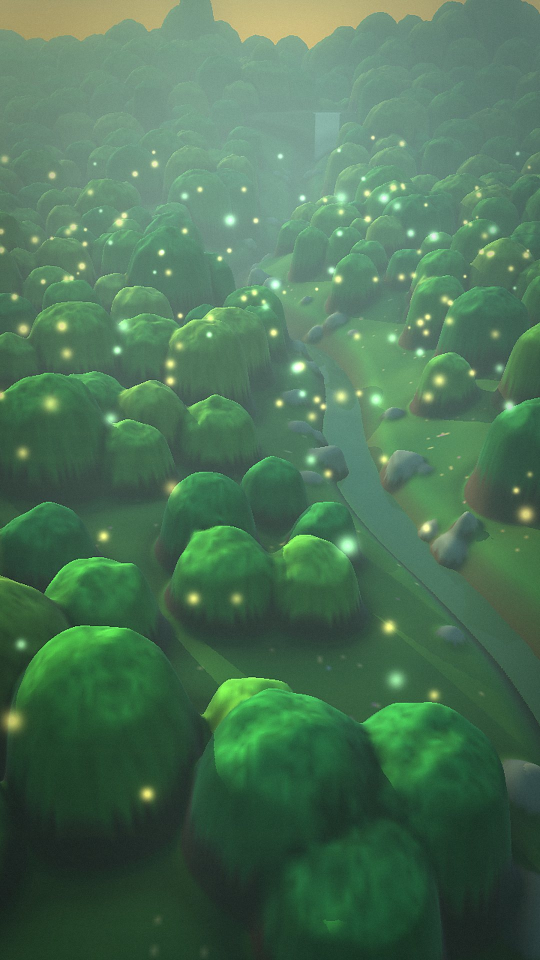
#> input picture assets/worlds/world_01.jpg, 1080 x 1920 px (shown at 1/2 size)
$ python -i engine.py   (imports and definitions only)
#> lines starting #> are read from the running program, lines starting #| are printed output that depends on the picture
"""A small offline 3D renderer (numpy) used to bake Hopstone's world artwork.

It ray-marches a height-field terrain with lighting, fog, sky, optional water
and glow, then post-processes (bloom, vignette, grain). Nothing here ships in
the app; only the finished images in assets/worlds/ do.
"""
import numpy as np
from PIL import Image, ImageFilter

rng = np.random.default_rng(1234)


def smoothstep(a, b, x):
    t = np.clip((x - a) / (b - a), 0.0, 1.0)
    return t * t * (3 - 2 * t)


def mix(a, b, t):
    return a + (b - a) * t


def norm(v):
    return v / np.maximum(np.linalg.norm(v, axis=-1, keepdims=True), 1e-9)


# ---------------------------------------------------------------- noise ----
# [28 lines left out: functions value_noise_grid, fbm_grid, not called in this run]


def ridged(n, base_cells, octaves, seed):
    f = fbm_grid(n, base_cells, octaves, seed)
    return 1.0 - np.abs(f * 2 - 1)


# ----------------------------------------------------------- height field --
class Terrain:
    """Height field on a grid covering x in [-hx, hx], z in [z0, z1]."""

    # [30 lines left out: functions __init__, to_idx, sample, not called in this run]

    def height(self, x, z):
        return self.sample(self.H, x, z)

    # [65 lines left out: functions normal, camera_rays, march, sky, not called in this run]


def _hash(ix, iy, seed):
    n = np.sin(ix * 127.1 + iy * 311.7 + seed * 74.7) * 43758.5453
    return (n - np.floor(n)).astype(np.float32)


# [35 lines left out: functions noise2, fbm2, cloud_layer, not called in this run]


# ---------------------------------------------------------------- post ------
def bloom(img, threshold=0.75, radius=18, strength=0.6):
    bright = np.clip(img - threshold, 0, None)
    b = Image.fromarray((np.clip(bright, 0, 1) * 255).astype(np.uint8)).filter(ImageFilter.GaussianBlur(radius))
    b = np.asarray(b).astype(np.float32) / 255
    return img + b * strength


def finish(img, out_w, out_h, vignette=0.35, grain=0.012, sat=1.08, contrast=1.05, seed=2, bloom_strength=0.5, bloom_threshold=0.78, bloom_radius=14):
    img = np.clip(img, 0, None)
    img = bloom(img, bloom_threshold, bloom_radius, bloom_strength)
    img = img / (1 + 0.15 * img)  # soft tone map
    gray = img.mean(-1, keepdims=True)
    img = gray + (img - gray) * sat
    img = np.clip((img - 0.5) * contrast + 0.5, 0, 1)
    h, w = img.shape[:2]
    yy, xx = np.mgrid[0:h, 0:w]
    r = np.sqrt(((xx - w / 2) / (w / 2)) ** 2 + ((yy - h / 2) / (h / 2)) ** 2)
    img = img * (1 - vignette * smoothstep(0.55, 1.35, r))[..., None]
    pil = Image.fromarray((np.clip(img, 0, 1) * 255).astype(np.uint8)).resize((out_w, out_h), Image.LANCZOS)
    pil = pil.filter(ImageFilter.UnsharpMask(radius=1.6, percent=60, threshold=2))
    arr = np.asarray(pil).astype(np.float32) / 255
    g = np.random.default_rng(seed).normal(0, grain, arr.shape[:2])[..., None]
    arr = np.clip(arr + g, 0, 1)
    return Image.fromarray((arr * 255).astype(np.uint8))

>>> import cv2
>>> picture = cv2.imread('../../assets/worlds/world_01.jpg', cv2.IMREAD_GRAYSCALE)
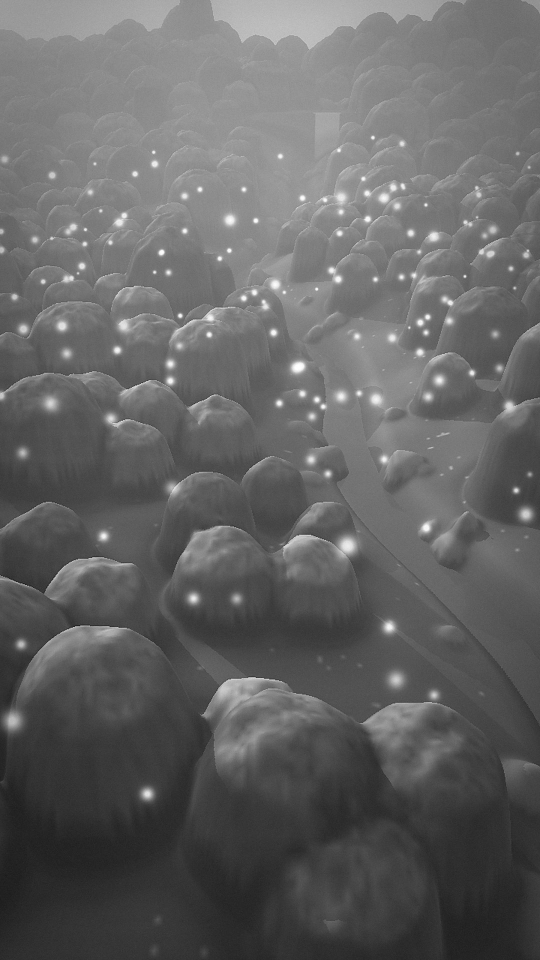
#> picture: shape (1920, 1080) (shown at 1/2 size); min 5, max 255, mean 99.9
>>> result = finish(picture, 'out.png', 'out1.png')
#> in bloom, `b = Image.fromarray((np.clip(bright, 0, 1) * 255).astype(np.uint8)).fi..`: b: PIL image 1080x1920 L; every value is 255
#> in bloom, `b = np.asarray(b).astype(np.float32) / 255`: b: shape (1920, 1080) float32; every value is 1
#> in finish, `img = img / (1 + 0.15 * img)`:
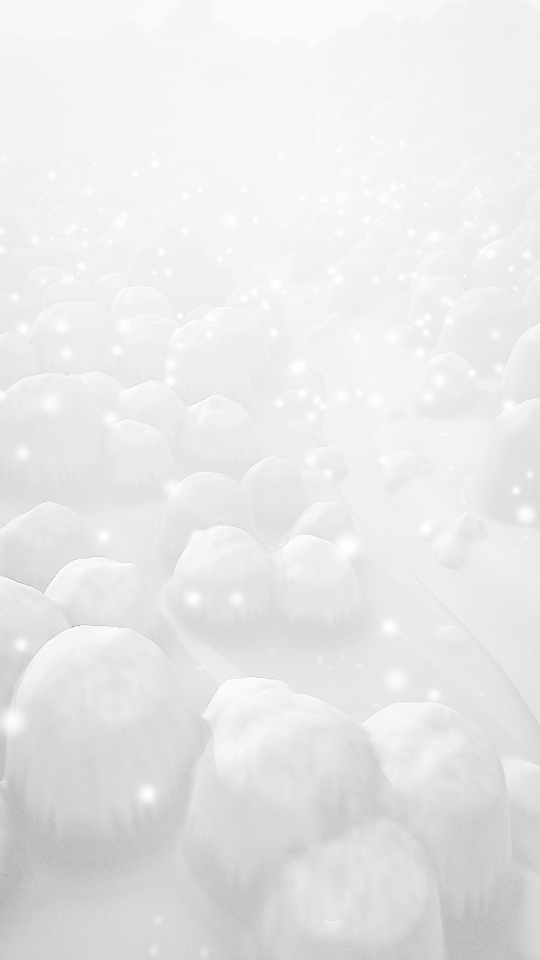
#> img: shape (1920, 1080) float32 (shown at 1/2 size); min 3.01, max 6.5, mean 6.19; drawn with min black and max white
#> in finish, `gray = img.mean(-1, keepdims=True)`: gray = 1920 values, max 6.39 at index 0, min 5.81 at index 1918, mean 6.19
#> in smoothstep, `t = np.clip((x - a) / (b - a), 0.0, 1.0)`:
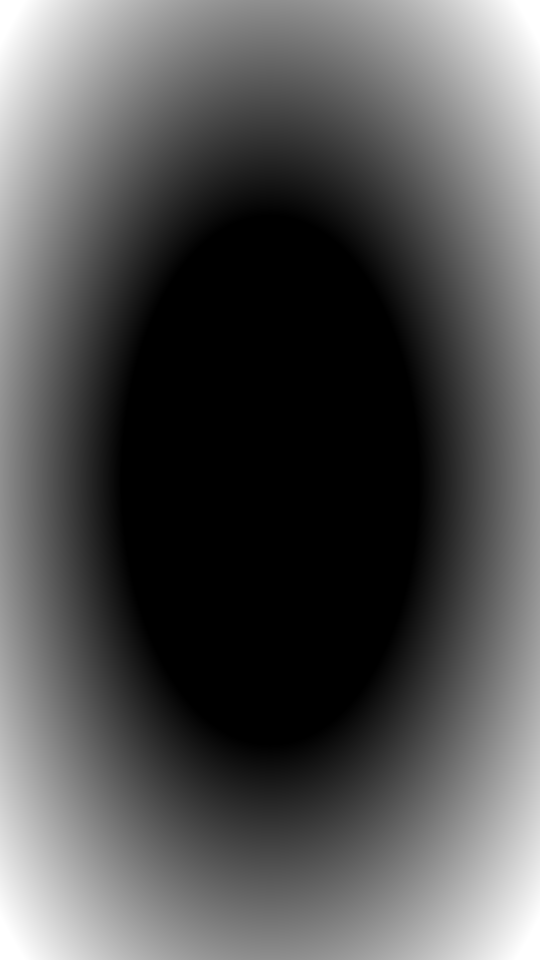
#> t: shape (1920, 1080) float64 (shown at 1/2 size); min 0, max 1, mean 0.323
#> in smoothstep, `return t * t * (3 - 2 * t)`:
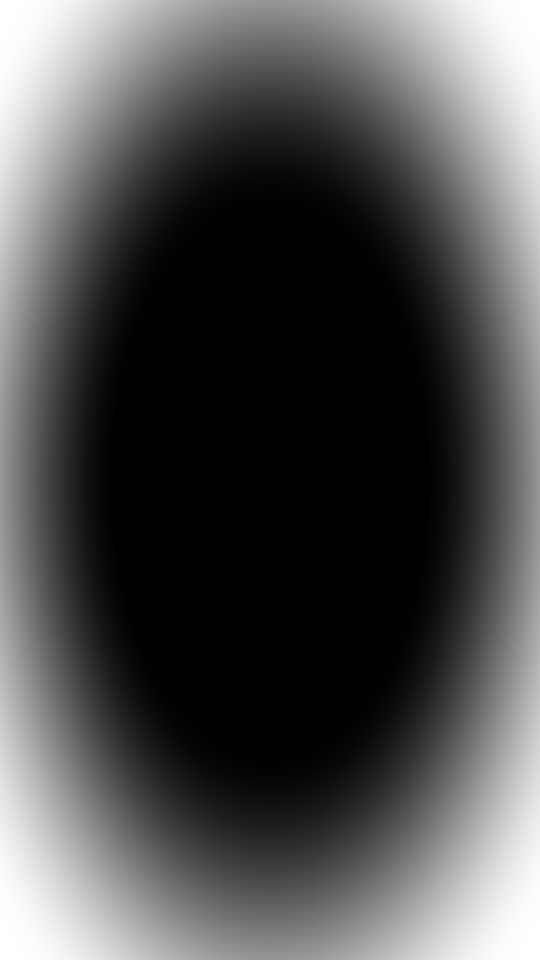
#> returned value: shape (1920, 1080) float64 (shown at 1/2 size); min 0, max 1, mean 0.31
#> (the run stopped early here; a loop or call above may not have finished)

$ run again, on assets/worlds/world_02.jpg
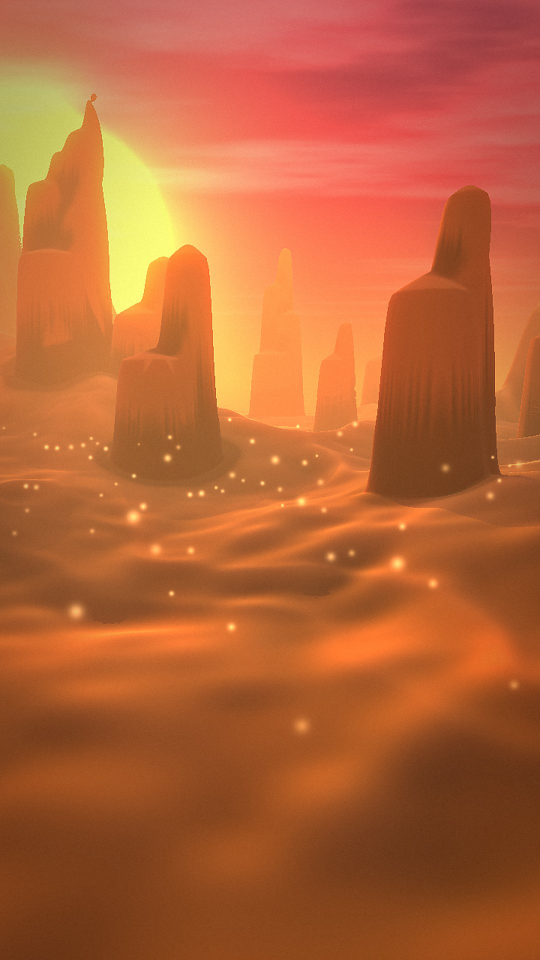
#> input picture assets/worlds/world_02.jpg, 1080 x 1920 px (shown at 1/2 size)
#> `picture = cv2.imread('../../assets/worlds/world_01.jpg', cv2.IMREAD_GR..`:
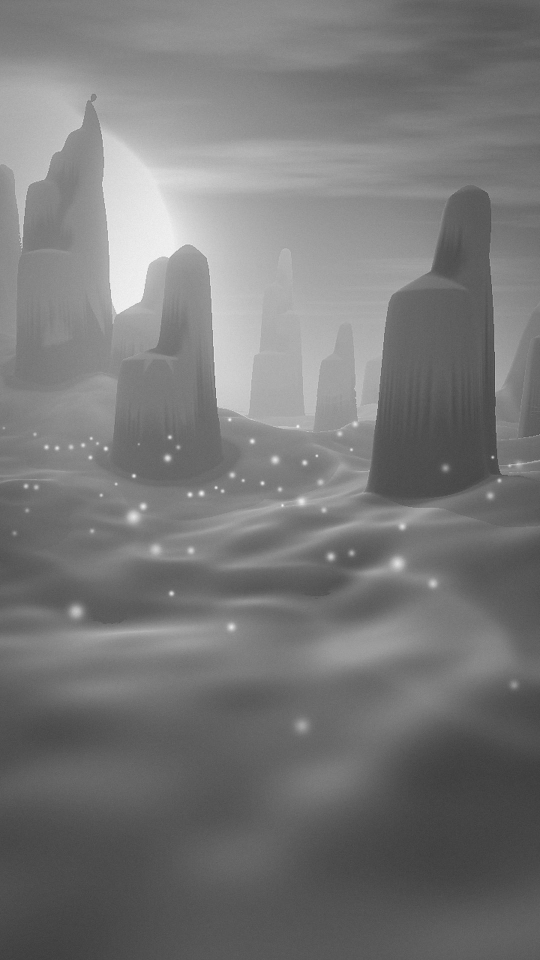
#> picture: shape (1920, 1080) (shown at 1/2 size); min 51, max 250, mean 119.9
#> in finish, `img = img / (1 + 0.15 * img)`:
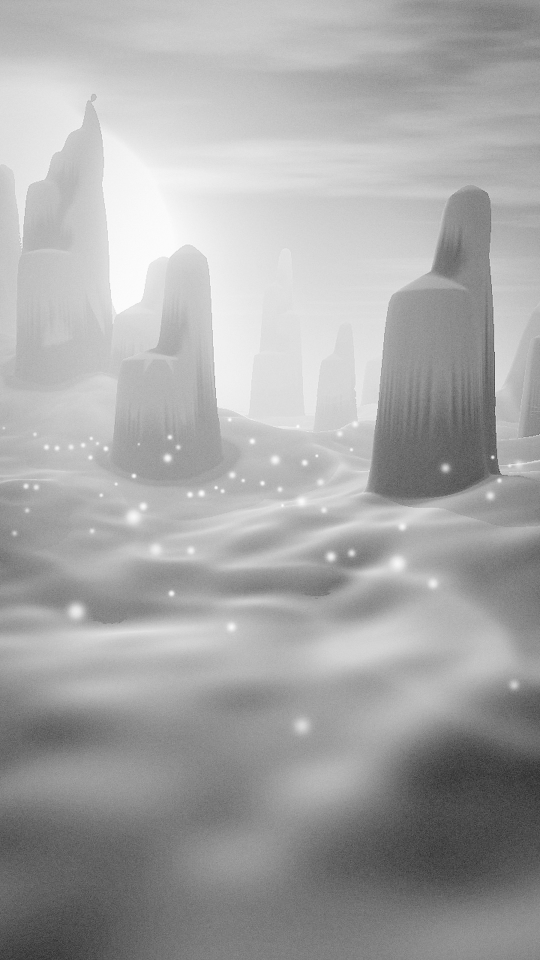
#> img: shape (1920, 1080) float32 (shown at 1/2 size); min 5.9, max 6.49, mean 6.29; drawn with min black and max white
#> gray = 1920 values, max 6.39 at index 341, min 6.14 at index 1703, mean 6.29

$ run again, on assets/worlds/world_03.jpg
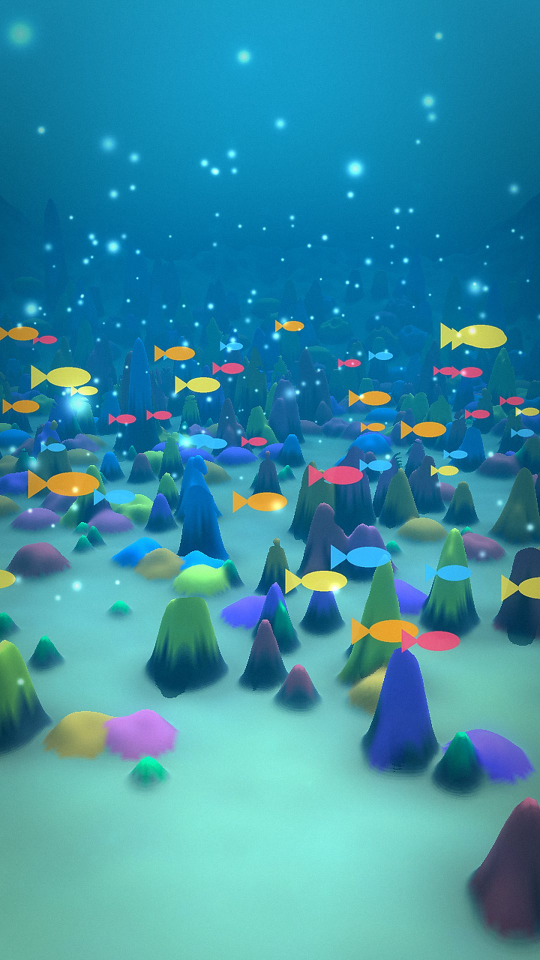
#> input picture assets/worlds/world_03.jpg, 1080 x 1920 px (shown at 1/2 size)
#> `picture = cv2.imread('../../assets/worlds/world_01.jpg', cv2.IMREAD_GR..`:
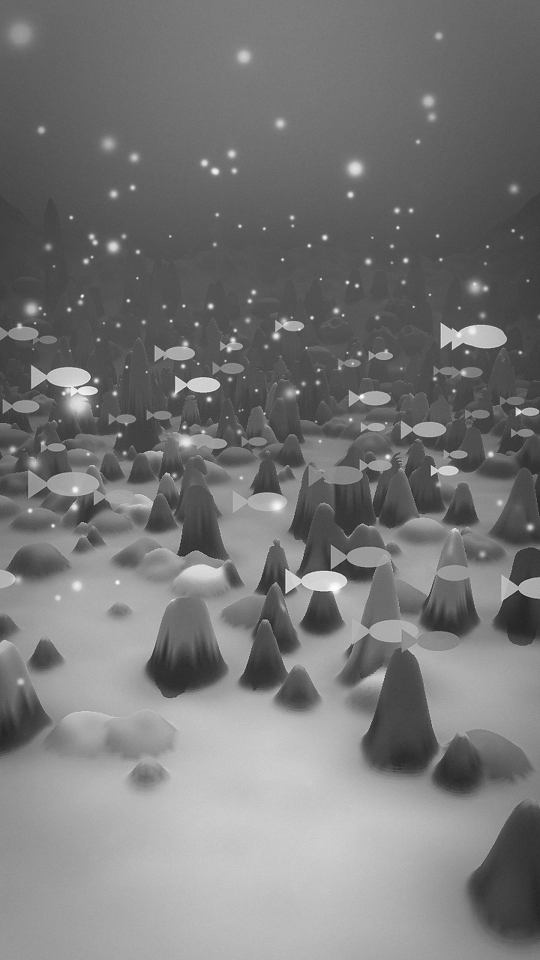
#> picture: shape (1920, 1080) (shown at 1/2 size); min 12, max 255, mean 119.9
#> in finish, `img = img / (1 + 0.15 * img)`:
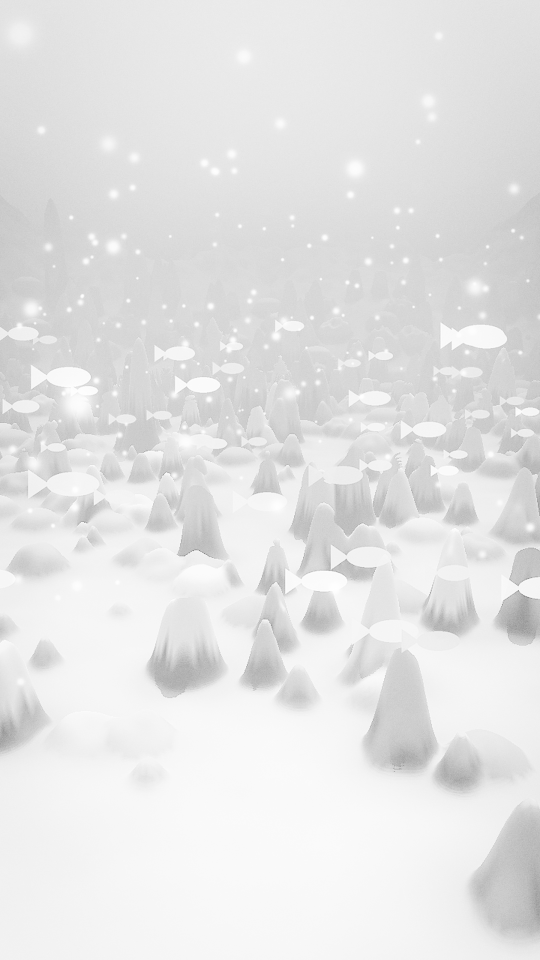
#> img: shape (1920, 1080) float32 (shown at 1/2 size); min 4.35, max 6.5, mean 6.28; drawn with min black and max white
#> gray = 1920 values, max 6.42 at index 1606, min 6.16 at index 545, mean 6.28
